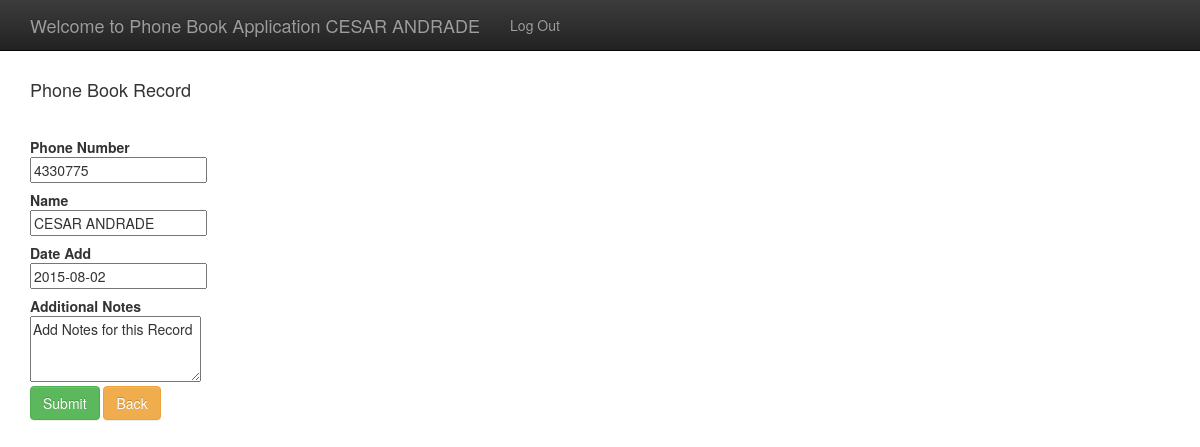
The page /admin/pbupd.php?P_ID=4330775 (signed in) on the database its author committed.
### tables this page shows
CREATE TABLE IF NOT EXISTS `phonebook` (
  `name` varchar(1024) NOT NULL COMMENT 'Full Name',
  `phone` bigint(128) NOT NULL COMMENT 'Phone Number',
  `date_add` date NOT NULL COMMENT 'Date of Adding',
  `add_notes` varchar(4000) NOT NULL COMMENT 'Additional Notes',
  PRIMARY KEY (`phone`)
);

### admin/pbupd.php (called while the page is built, shortened)
<?php
include_once("../model/cls_TBLPhoneBook.php");
$V_OBJCFG=new cls_Config();
date_default_timezone_set($V_OBJCFG->V_CONFIG['timezone']);
$V_STR_ROOTURL=$V_OBJCFG->V_CONFIG['root_url'];
$V_STR_ROOT=$V_OBJCFG->V_CONFIG['root_dir'];
$V_STR_MAINPAGE=$V_STR_ROOTURL.$V_STR_ROOT."admin/index.php";
if (isset($_GET['P_ID']))
    {
    $V_NUM_PHONE=$_GET['P_ID'];
    $V_OBJPB=new cls_TBLPhoneBook(NULL,$V_NUM_PHONE,NULL,NULL);
    $V_SW_EXIST=$V_OBJPB->search_phone();
    if ($V_SW_EXIST==FALSE)
        {
        echo'
        <div class="alert alert-danger alert-dismissible" role="alert">
            <button type="button" class="close" data-dismiss="alert" aria-label="Close"><span aria-hidden="true">&times;</span></button>
            <strong>ERROR!</strong> Record Doesn\'t Exists.
        </div>';
        exit;
        }
    else
        {
        $V_STR_NAME=$V_OBJPB->fset_name();
        $V_FEC_DATEADD=$V_OBJPB->fset_dateadd();
        $V_STR_NOTES=$V_OBJPB->fset_addnotes();
        $V_STR_NOTES=$V_OBJPB->fset_addnotes();
        }
    }
include_once("../view/header2_inc.php");
include_once("../view/formPB_inc.php");
?>

### model/cls_TBLPhoneBook.php (called while the page is built, shortened)
<?php
include_once("cls_ManejoDB.php");
class cls_TBLPhoneBook extends cls_Config{
    private $V_NAME;
    private $V_PHONE;
    private $V_DATE_ADD;
    private $V_NOTES;
    private $V_CONEXION;
    public function __construct($P_NAME,$P_PHONE,$P_DATE_ADD,$P_NOTES){
        $OBJ_CONFIG=new cls_Config();
        $this->V_STR_SERVER=$OBJ_CONFIG->V_CONFIG['host'];
        $this->V_STR_DBUSER=$OBJ_CONFIG->V_CONFIG['user'];
        $this->V_STR_DBPWD=$OBJ_CONFIG->V_CONFIG['password'];
        $this->V_STR_DATABASE=$OBJ_CONFIG->V_CONFIG['database'];
        $this->V_NAME=$P_NAME;
        $this->V_PHONE=$P_PHONE;
        $this->V_DATE_ADD=$P_DATE_ADD;
        $this->V_NOTES=$P_NOTES;
        $V_OBJ_DATOS=new cls_ManejoDatos();
        $this->V_CONEXION=$V_OBJ_DATOS->OpenConection($this->V_STR_SERVER,$this->V_STR_DBUSER,$this->V_STR_DBPWD,$this->V_STR_DATABASE);
    }
    public function fset_name(){
        return($this->V_NAME);
    }
    public function fset_dateadd(){
        return($this->V_DATE_ADD);
    }
    public function fset_addnotes(){
        return($this->V_NOTES);
    }
    public function search_phone(){
        $V_SW_EXISTE=FALSE;
        $V_STR_SQL="SELECT * FROM phonebook pb WHERE pb.phone=".$this->V_PHONE;
        $V_OBJ_DATOS=new cls_ManejoDatos();
        $V_ID_BUSQUEDA=$V_OBJ_DATOS->Busquedas($V_STR_SQL,$this->V_CONEXION);
        if ($V_ARR_DATO=$V_OBJ_DATOS->ArregloDatos($V_ID_BUSQUEDA))
            {
            $this->V_NAME=$V_ARR_DATO['name'];
            $this->V_PHONE=$V_ARR_DATO['phone'];
            $this->V_DATE_ADD=$V_ARR_DATO['date_add'];
            $this->V_NOTES=$V_ARR_DATO['add_notes'];
            $V_SW_EXISTE=TRUE;
            }
        return($V_SW_EXISTE);
    }
}
?>

### model/cls_ManejoDB.php (called while the page is built, shortened)
<?php
class cls_ManejoDatos{
    public function OpenConection($P_SERVER,$P_USER,$P_PASWD,$P_DATABASE){
		$this->V_CONEXION=mysql_connect($P_SERVER,$P_USER,$P_PASWD) or die("Error Connecting to DataBase ".mysql_error());
        return($this->V_CONEXION);
    }
}
?>

### view/formPB_inc.php (the view, shortened to what this page needs)
<?php
$V_STR_LOCK=$_SESSION['field_locked'];
echo '
<div class="row-fluid">
    <div class="span6 offset6">
        <div id="maincontent" class="span8">
            <form id="form-pb" class="form-horizontal" method="post">
              <h4>Phone Book Record</h4>
              <br/>
              <div class="form-control-group">
                <label class="control-label" for="phone">Phone Number</label>
                <div class="controls">
                  <input type="text" class="input-xlarge" name="phone" id="phone" value="'.$V_NUM_PHONE.'" onkeypress="return event.charCode === 0 || /\d/.test(String.fromCharCode(event.charCode));" '.$V_STR_LOCK.'>
                </div>
              </div>
              <div class="form-control-group">
                <label class="control-label" for="name">Name</label>
                <div class="controls">
                  <input type="text" class="input-xlarge" name="name" id="name" value="'.$V_STR_NAME.'">
                </div>
              </div>
              <div class="form-control-group">
                <label class="control-label" for="date_add">Date Add</label>
                <div class="controls">
                  <input type="text" class="input-xlarge" name="date_add" id="date_add" value="'.$V_FEC_DATEADD.'" placeholder="click to show datepicker" readonly>
                </div>
              </div>
              <div class="form-control-group">
                <label class="control-label" for="add_notes">Additional Notes</label>
                <div class="controls">
                  <textarea class="input-xlarge" rows="3" id="add_notes" name="add_notes">'.$V_STR_NOTES.'</textarea>
                </div>
              </div>
              <button type="submit" class="btn btn-success">Submit</button>
              <input type="reset" class="btn btn-warning" value="Back" onclick="window.location=\''.$V_STR_MAINPAGE.'\'">
              <input type="hidden" name="phone1" value="'.$V_NUM_PHONE.'">
            </form>
        </div>
    </div>
</div>
</body>
</html>';
?>

### css/theme.css (style rules this page uses)
body { padding-top: 70px; padding-bottom: 30px; }

### rows shown on the page
phonebook: name "CESAR ANDRADE", date_add "2015-08-02", add_notes "Add Notes for this Record"

### other values the page prints
$V_STR_NOMUSER "CESAR ANDRADE"
